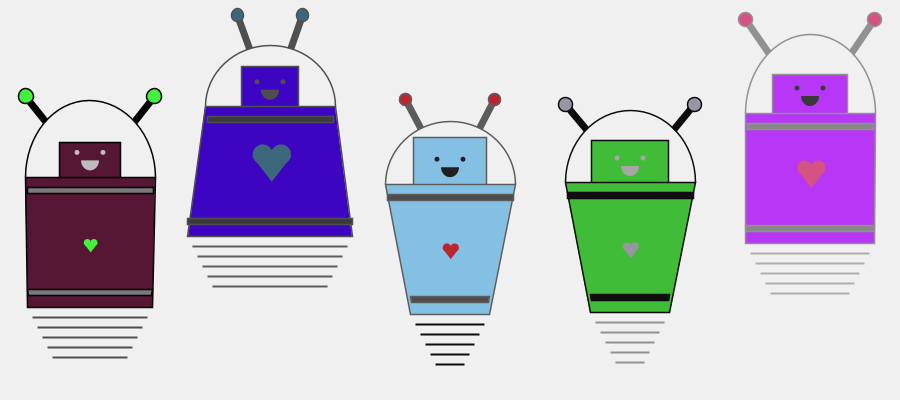
Frame 1 (no input)
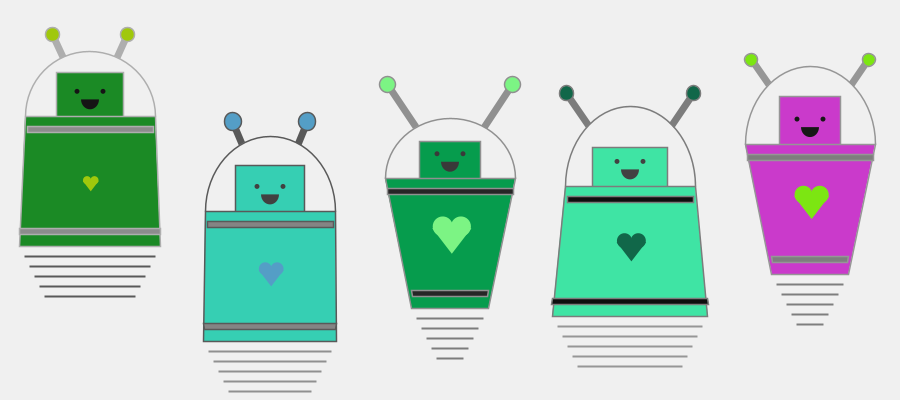
Frame 2 (the mouse pressed at the canvas centre, redrawn once)

The Processing sketch that drew these frames (run headless with seeded random() and noise(); the mouse was pressed at the canvas centre and the sketch redrawn once):

// Processing sketch: processing_54056
// ── processing_54056.pde


void setup()
{
  size(900, 400);
  smooth();
  rectMode(CENTER);
  noLoop();
}

void draw()
{
  background(240);
  float h = random(height*.45, height*.73);
  robot(width*.1, h);
  float h2 = random(height*.45, height*.73);
  robot(width*.3, h2);
  float h3 = random(height*.45, height*.73);
  robot(width*.5, h3);
  float h4 = random(height*.45, height*.73);
  robot(width*.7, h4);
  float h5 = random(height*.45, height*.73);
  robot(width*.9, h5);
}

void robot(float x, float y)
{
  pushMatrix();
  translate(x, y);

  // ANTENNAE
  float r = random(255);
  float g = random(255);
  float b = random(255);
  fill(r, g, b);
  strokeWeight(7);
  strokeCap(SQUARE);
  float lineX = random(30, 70);
  float lineY = random(150, 170);
  line(0, -75, -lineX, -lineY);
  line(0, -75, lineX, -lineY);
  strokeWeight(1.5);
  float ellipseW = random(12, 18);
  ellipse(-lineX, -lineY, ellipseW, ellipseW);
  ellipse(lineX, -lineY, ellipseW, ellipseW);

  // HELMET
  fill(240);
  float helmetH = random(120, 180);
  arc(0, -75, 130, helmetH, radians(180), radians(360));

  // HEAD
  float r2 = random(255);
  float g2 = random(255);
  float b2 = random(255);
  fill(r2, g2, b2);
  float headH = random(50, 85);
  float headW = random(50, 80);
  rect(0, -85, headW, headH);

  // BODY
  float bodyW = random(35, 95);
  beginShape();
  vertex(-65, -75);
  vertex(-bodyW, 55);
  vertex(bodyW, 55);
  vertex(65, -75);
  endShape(CLOSE);

  // BODY LINES
  float bw = random(0, 200);
  fill(bw);
  beginShape();
  vertex(-63, -65);
  vertex(-63, -59);
  vertex(63, -59);
  vertex(63, -65);
  endShape(CLOSE);

  if (bodyW == 65) {
    beginShape();
    vertex(-bodyW, 37);
    vertex(-bodyW, 43);
    vertex(bodyW, 43);
    vertex(bodyW, 37);
    endShape(CLOSE);
  }

  if (bodyW > 70) {
    beginShape();
    vertex(-bodyW, 37);
    vertex(-bodyW-.25, 43);
    vertex(bodyW+.25, 43);
    vertex(bodyW, 37);
    endShape(CLOSE);
  }

  if (bodyW < 70) {
    beginShape();
    vertex(-bodyW, 37);
    vertex(-bodyW+1, 43);
    vertex(bodyW-1, 43);
    vertex(bodyW, 37);
    endShape(CLOSE);
  }

    // HEART
    pushMatrix();
    float heartS = random(.5, 2);
    scale(heartS);
    fill(r, g, b);
    heart(-4, -15);
    popMatrix();

    float faceH = random(0, -50);
    face(0, faceH);

    // "LEGS"
    noFill();
    float bw3 = random(0, 200);
    stroke(bw3);
    strokeWeight(2);
    line (-bodyW+5, 65, bodyW-5, 65);
    line (-bodyW+10, 75, bodyW-10, 75);
    line (-bodyW+15, 85, bodyW-15, 85);
    line (-bodyW+20, 95, bodyW-20, 95);
    line (-bodyW+25, 105, bodyW-25, 105);

    popMatrix();
  }

  void heart(float x, float y) 
  {
    pushMatrix();
    translate(x, y);
    noStroke();
    ellipse(0, 0, 11, 11);
    ellipse(10, 0, 11, 11);
    triangle(-5.75, 1, 15.75, 1, 5, 15);
    popMatrix();
  }

  void face(float x, float y)
  {
    pushMatrix();
    noStroke();
    translate(x, y);
    float bw2 = random(0, 200);
    fill(bw2);
    ellipse(13, -100, 5, 5);
    ellipse(-13, -100, 5, 5);
    arc(0, -92, 18, 20, radians(0), radians(180));
    popMatrix();
  }

  void mousePressed()
  {
    redraw();
  }
